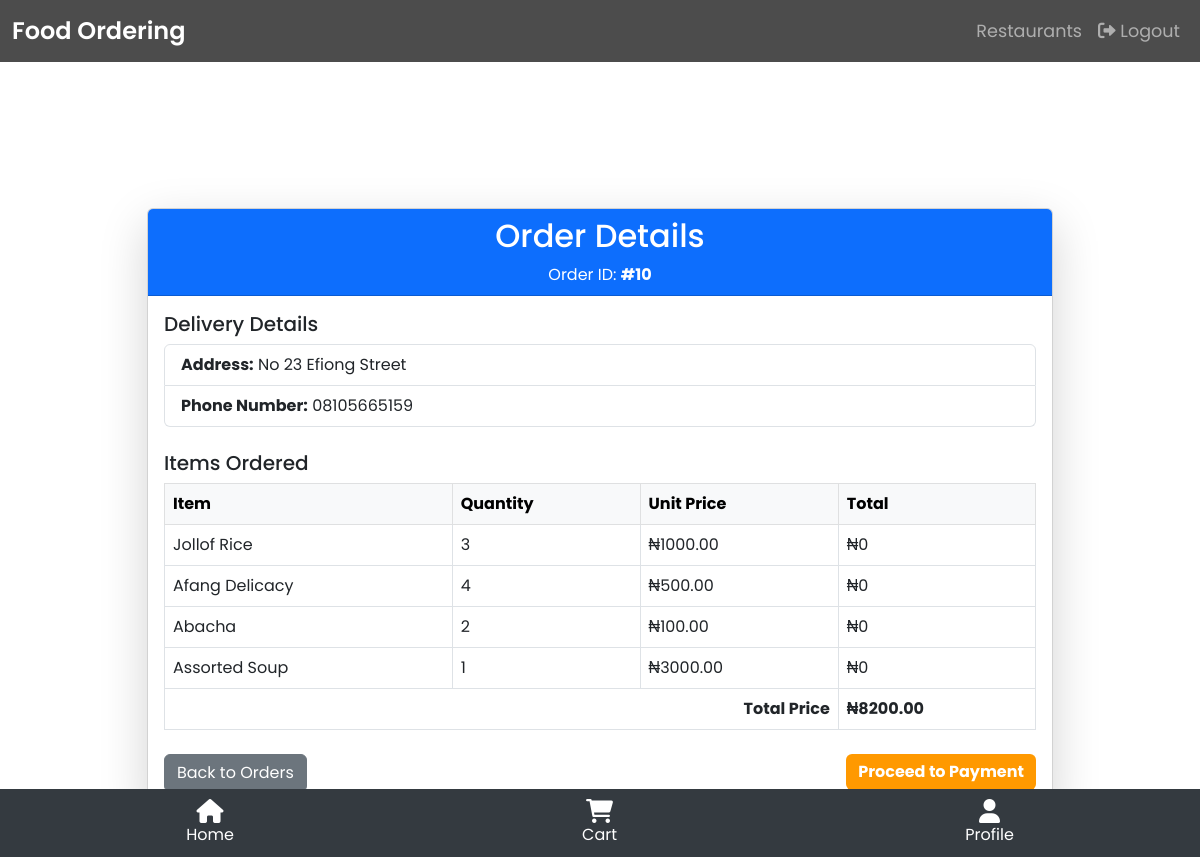
The app's page /orders/10/ (signed in) with its own data.
### systemapp/models.py (models this page shows, shortened)
class Order(models.Model):
    STATUS_CHOICES = [
        ('Pending', 'Pending'),
        ('Confirmed', 'Confirmed'),
        ('Delivered', 'Delivered'),
        ('Cancelled', 'Cancelled'),
    ]
    user = models.ForeignKey(User, on_delete=models.CASCADE)
    date = models.DateTimeField(auto_now_add=True)
    total_price = models.DecimalField(max_digits=10, decimal_places=2)
    delivery_status = models.CharField(max_length=20, choices=STATUS_CHOICES, default='Pending')
    menu_items = models.ManyToManyField(MenuItem)

class Profile(models.Model):
    user = models.OneToOneField(User, on_delete=models.CASCADE)
    phone_number = models.CharField(max_length=15, blank=True, null=True)
    address = models.TextField(blank=True, null=True)
    profile_picture = models.ImageField(upload_to='profile_pictures/', blank=True, null=True)

class OrderItem(models.Model):
    order = models.ForeignKey(Order, related_name='order_items', on_delete=models.CASCADE)
    food_item = models.ForeignKey(MenuItem, on_delete=models.CASCADE)
    quantity = models.PositiveIntegerField(default=1)
    subtotal = models.DecimalField(max_digits=10, decimal_places=2)

class MenuItem(models.Model):
    restaurant = models.ForeignKey(Restaurant, on_delete=models.CASCADE)
    name = models.CharField(max_length=100)
    description = models.TextField()
    price = models.DecimalField(max_digits=10, decimal_places=2)
    image = CloudinaryField('images', default='null')

### systemapp/views.py (the view)
# urls.py: path('orders/<int:order_id>/', views.order_detail, name='order_detail'),
@login_required
def order_detail(request, order_id):
    order = get_object_or_404(Order, id=order_id, user=request.user)
    order_items = order.order_items.all()
    profile = request.user.profile
    delivery_address = profile.address
    phone_number = profile.phone_number
    total_price = sum(item.food_item.price * item.quantity for item in order_items)
    return render(request, 'systemapp/order_detail.html', {
        'order': order,
        'order_items': order_items,
        'address':delivery_address,
        'phone_number': phone_number,
        'total_price': total_price,
    })

### systemapp/templatetags/custom_filters.py (called while the page is built)
@register.filter
def mul(value, arg):
    try:
        return float(value) * float(arg)
    except (ValueError, TypeError):
        return 0

### systemapp/templates/systemapp/order_detail.html (shortened to what this page needs)
{% extends 'systemapp/base.html' %}
{% load custom_filters %}
{% block content %}
<div class="container py-5">
    <div class="row justify-content-center">
        <div class="col-md-10">
            <div class="card shadow-lg">
                <div class="card-header bg-primary text-white text-center">
                    <h2>Order Details</h2>
                    <p class="mb-0">Order ID: <strong>#{{ order.id }}</strong></p>
                </div>
                <div class="card-body">
                    <h5>Delivery Details</h5>
                    <ul class="list-group mb-4">
                        <li class="list-group-item"><strong>Address:</strong> {{ address }}</li>
                        <li class="list-group-item"><strong>Phone Number:</strong> {{ phone_number }}</li>
                    </ul>
                    <h5>Items Ordered</h5>
                    <table class="table table-bordered">
                        <thead class="table-light">
                            <tr>
                                <th>Item</th>
                                <th>Quantity</th>
                                <th>Unit Price</th>
                                <th>Total</th>
                            </tr>
                        </thead>
                        <tbody>
                            {% for item in order_items %}
                                <tr>
                                    <td>{{ item.food_item.name }}</td>
                                    <td>{{ item.quantity }}</td>
                                    <td>₦{{ item.food_item.price }}</td>
                                    <td>₦{{ item.food_item.price|floatformat:2|add:item.quantity|mul:item.food_item.price }}</td>
                                </tr>
                            {% endfor %}
                        </tbody>
                        <tfoot>
                            <tr>
                                <th colspan="3" class="text-end">Total Price</th>
                                <th>₦{{ total_price|floatformat:2 }}</th>
                            </tr>
                        </tfoot>
                    </table>
                    <div class="d-flex justify-content-between mt-4">
                        <a href="{% url 'order_history' %}" class="btn btn-secondary">Back to Orders</a>
                        <form method="post" action="{% url 'initialize_payment' order.id %}">
                            <button type="submit" class="btn btn-success">Proceed to Payment</button>
                        </form>
                    </div>
                </div>
            </div>
        </div>
    </div>
</div>
{% endblock %}}

### systemapp/templates/systemapp/base.html (style rules this page uses)
html, body { height: 100%; margin: 0; font-family: 'Poppins', sans-serif; padding-top: 56px; padding-bottom: 56px; }
.btn-success { background-color: #ff9900; border: none; font-weight: bold; }

### records on screen
Order: id "10"
Profile: address "No 23 Efiong Street", phone_number "08105665159"
OrderItem: food_item.name "Jollof Rice", quantity "3", food_item.price "1000.00", food_item.price|add "0"
OrderItem: food_item.name "Afang Delicacy", quantity "4", food_item.price "500.00", food_item.price|add "0"
OrderItem: food_item.name "Abacha", quantity "2", food_item.price "100.00", food_item.price|add "0"
OrderItem: food_item.name "Assorted Soup", quantity "1", food_item.price "3000.00", food_item.price|add "0"

### other values on screen
{{ total_price|floatformat:2 }} "8200.00"
